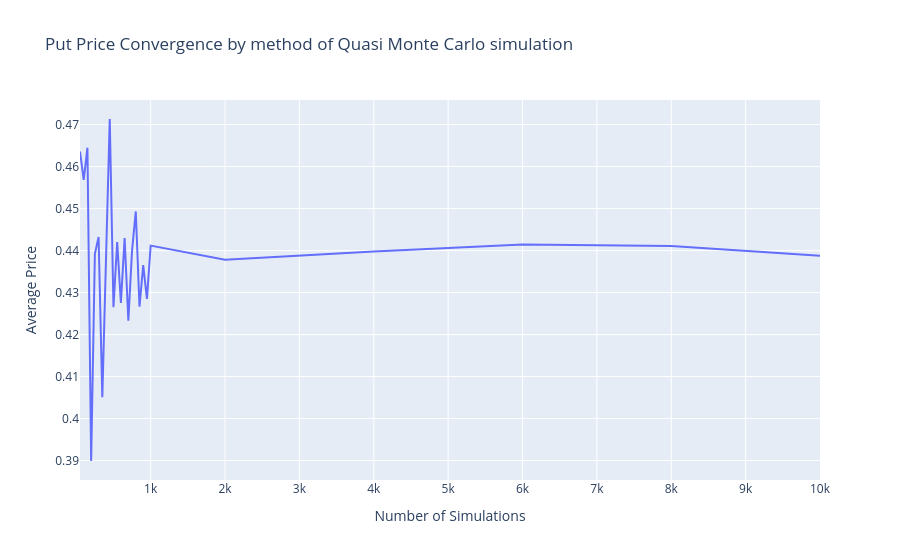

Here is the notebook cell this chart was saved with:
### Code cell
fig = go.Figure()

# Courbe 1 : Moyenne
fig.add_trace(go.Scatter(
    x=df_put_quasi_mc.index,
    y=df_put_quasi_mc["mean"],
    mode='lines',
    name='Quasi Monte Carlo Average Price'
))

fig.update_layout(
    title="Put Price Convergence by method of Quasi Monte Carlo simulation",
    xaxis_title="Number of Simulations",
    yaxis_title="Average Price",
    legend_title="Simulation methods"
)

fig.show()

### Figure 1 — Plotly figure (JSON) as saved in the notebook; plotly's stock layout.template omitted (floating-point values rounded to 4 significant figures)
{"data": [{"mode": "lines", "name": "Quasi Monte Carlo Average Price", "type": "scatter", "x": [50, 100, 150, 200, 250, 300, 350, 400, 450, 500, 550, 600, 650, 700, 750, 800, 850, 900, 950, 1000, 2000, 4000, 6000, 8000, 10000], "y": [0.4636, 0.4569, 0.4645, 0.3899, 0.4392, 0.4432, 0.4051, 0.4377, 0.4713, 0.4265, 0.442, 0.4275, 0.443, 0.4233, 0.4401, 0.4493, 0.4266, 0.4365, 0.4285, 0.4412, 0.4378, 0.4398, 0.4414, 0.4411, 0.4388]}], "layout": {"legend": {"title": {"text": "Simulation methods"}}, "title": {"text": "Put Price Convergence by method of Quasi Monte Carlo simulation"}, "xaxis": {"title": {"text": "Number of Simulations"}}, "yaxis": {"title": {"text": "Average Price"}}}}
